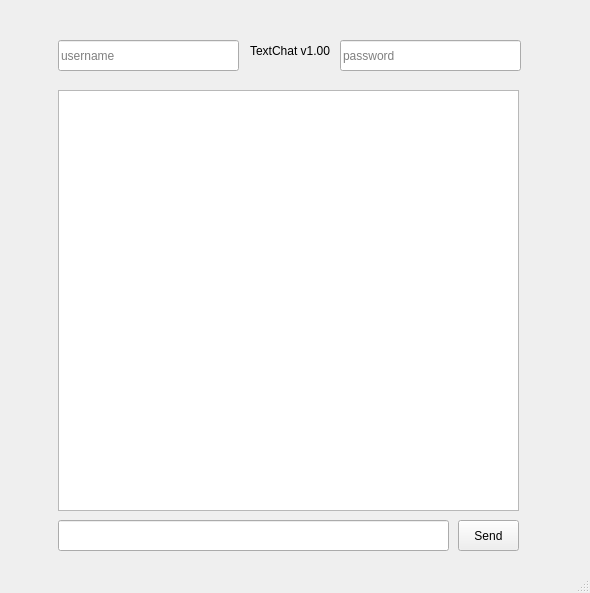
<?xml version="1.0" encoding="UTF-8"?>
<ui version="4.0">
 <class>MainWindow</class>
 <widget class="QMainWindow" name="MainWindow">
  <property name="geometry">
   <rect>
    <x>0</x>
    <y>0</y>
    <width>590</width>
    <height>593</height>
   </rect>
  </property>
  <property name="windowTitle">
   <string>MainWindow</string>
  </property>
  <widget class="QWidget" name="centralwidget">
   <widget class="QTextBrowser" name="textBrowser">
    <property name="geometry">
     <rect>
      <x>58</x>
      <y>90</y>
      <width>461</width>
      <height>421</height>
     </rect>
    </property>
   </widget>
   <widget class="QLineEdit" name="lineEdit">
    <property name="geometry">
     <rect>
      <x>58</x>
      <y>520</y>
      <width>391</width>
      <height>31</height>
     </rect>
    </property>
   </widget>
   <widget class="QPushButton" name="pushButton">
    <property name="geometry">
     <rect>
      <x>458</x>
      <y>520</y>
      <width>61</width>
      <height>31</height>
     </rect>
    </property>
    <property name="text">
     <string>Send</string>
    </property>
   </widget>
   <widget class="QLineEdit" name="lineEdit_2">
    <property name="geometry">
     <rect>
      <x>58</x>
      <y>40</y>
      <width>181</width>
      <height>31</height>
     </rect>
    </property>
    <property name="placeholderText">
     <string>username</string>
    </property>
   </widget>
   <widget class="QLineEdit" name="lineEdit_3">
    <property name="geometry">
     <rect>
      <x>340</x>
      <y>40</y>
      <width>181</width>
      <height>31</height>
     </rect>
    </property>
    <property name="placeholderText">
     <string>password</string>
    </property>
   </widget>
   <widget class="QLabel" name="label">
    <property name="geometry">
     <rect>
      <x>250</x>
      <y>40</y>
      <width>111</width>
      <height>21</height>
     </rect>
    </property>
    <property name="text">
     <string>TextChat v1.00</string>
    </property>
   </widget>
  </widget>
  <widget class="QMenuBar" name="menubar">
   <property name="geometry">
    <rect>
     <x>0</x>
     <y>0</y>
     <width>590</width>
     <height>19</height>
    </rect>
   </property>
  </widget>
  <widget class="QStatusBar" name="statusbar"/>
 </widget>
 <resources/>
 <connections/>
</ui>
